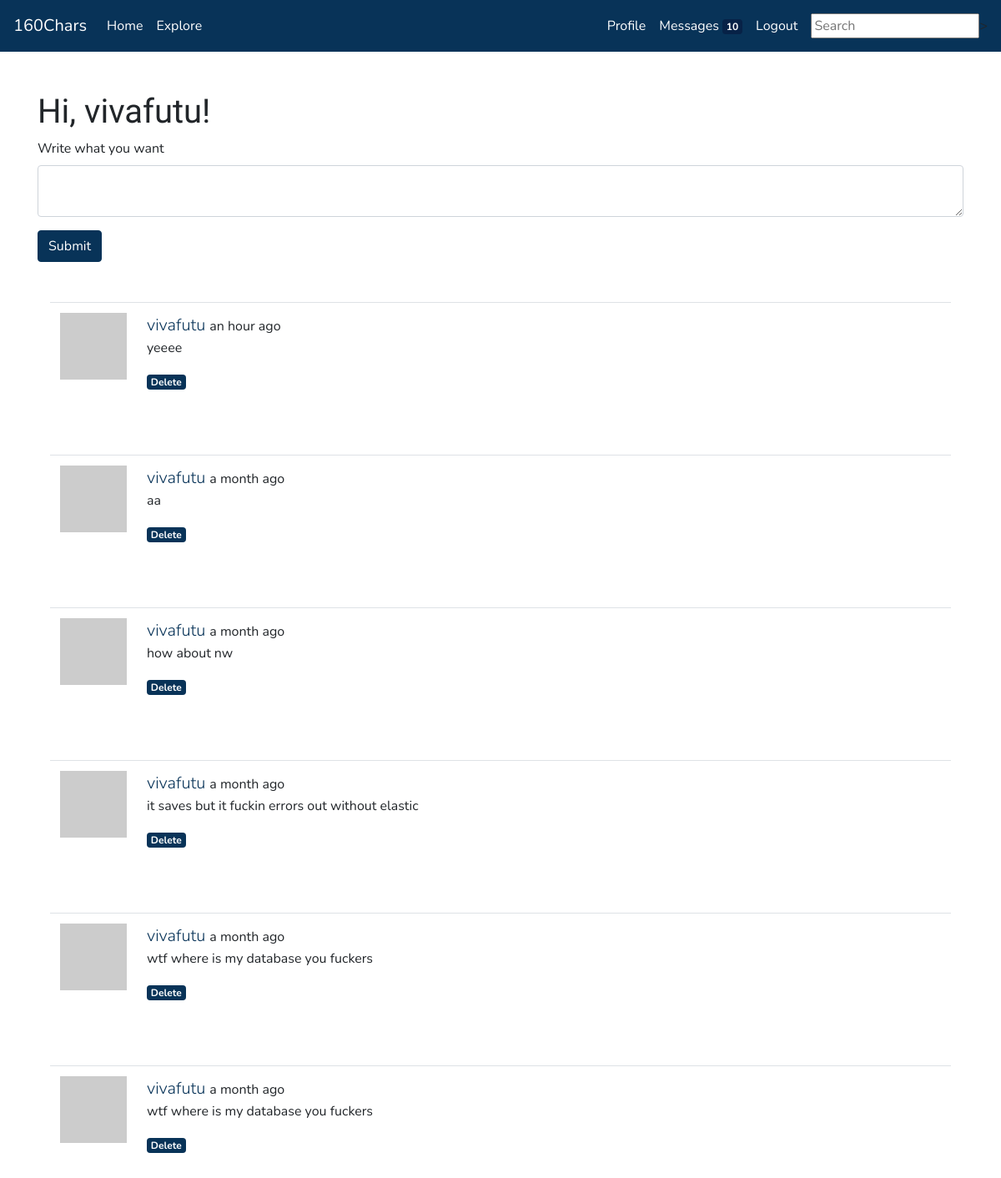
The app's page /index (signed in) with its own data.
### app/models.py (models this page shows, shortened)
class User(UserMixin, db.Model):
    id = db.Column(db.Integer, primary_key=True)
    username = db.Column(db.String(64), index=True, unique=True)
    email = db.Column(db.String(120), index=True, unique=True)
    password_hash = db.Column(db.String(128))
    posts = db.relationship('Post', backref='author', lazy='dynamic')
    about_me = db.Column(db.String(160))
    last_seen = db.Column(db.DateTime, default=datetime.utcnow)
    followed = db.relationship(
        'User', secondary=followers,
        primaryjoin=(followers.c.follower_id == id),
        secondaryjoin=(followers.c.followed_id == id),
        backref=db.backref('followers', lazy='dynamic'), lazy='dynamic')
    messages_sent = db.relationship('Message',
                                        foreign_keys='Message.sender_id',
                                        backref='author', lazy='dynamic')
    messages_received = db.relationship('Message',
                                            foreign_keys='Message.recipient_id',
                                            backref='recipient', lazy='dynamic')
    last_message_read_time = db.Column(db.DateTime)
    notifications = db.relationship('Notification', backref='user',
                                    lazy='dynamic')
    tasks = db.relationship('Task', backref='user', lazy='dynamic')
    def avatar(self, size):
        digest = md5(self.email.lower().encode('utf-8')).hexdigest()
        return 'https://www.gravatar.com/avatar/{}?d=identicon&s={}'.format(
            digest, size)
    def followed_posts(self):
        followed = Post.query.join(
            followers, (followers.c.followed_id == Post.user_id)).filter(
                followers.c.follower_id == self.id)
        own = Post.query.filter_by(user_id=self.id)
        return followed.union(own).order_by(Post.timestamp.desc())
    def new_messages(self):
        last_read_time = self.last_message_read_time or datetime(1900, 1, 1)
        return Message.query.filter_by(recipient=self).filter(
            Message.timestamp > last_read_time).count()

class SearchableMixin(object):
    @classmethod
    def search(cls, expression, page, per_page):
        ids, total = query_index(cls.__tablename__, expression, page, per_page)
        if total == 0:
            return cls.query.filter_by(id=0), 0
        when = []
        for i in range(len(ids)):
            when.append((ids[i], i))
        return cls.query.filter(cls.id.in_(ids)).order_by(
            db.case(when, value=cls.id)), total

class Post(SearchableMixin, db.Model):
    id = db.Column(db.Integer, primary_key=True)
    body = db.Column(db.String(160))
    timestamp = db.Column(db.DateTime, index=True, default=datetime.utcnow)
    user_id = db.Column(db.Integer, db.ForeignKey('user.id'))
    __searchable__ = ['body']

### app/main/routes.py (the view)
@bp.route('/', methods=['GET', 'POST'])
@bp.route('/index', methods=['GET', 'POST'])
@login_required
def index():
    form = PostForm()
    if form.validate_on_submit():
        post = Post(body=form.post.data, author=current_user)
        db.session.add(post)
        db.session.commit()
        flash('Your post is now live!')
        return redirect(url_for('main.index'))
    page = request.args.get('page', 1, type=int)
    posts = current_user.followed_posts().paginate(
        page, current_app.config['POSTS_PER_PAGE'], False)
    next_url = url_for('main.index', page=posts.next_num) \
        if posts.has_next else None
    prev_url = url_for('main.index', page=posts.prev_num) \
        if posts.has_prev else None
    return render_template('index.html', title='Home', form=form,
                            posts=posts.items, next_url=next_url,
                            prev_url=prev_url)

### app/main/forms.py
class SearchForm(FlaskForm):
    q = StringField('Search', validators=[DataRequired()])
    def __init__(self, *args, **kwargs):
        if 'formdata' not in kwargs:
            kwargs['formdata'] = request.args
        if 'csrf_enabled' not in kwargs:
            kwargs['csrf_enabled'] = False
        super(SearchForm, self).__init__(*args, **kwargs)

class PostForm(FlaskForm):
    post = TextAreaField('Write what you want', validators=[
        DataRequired(), Length(min=1, max=160)])
    submit = SubmitField('Submit')

### app/main/routes.py (called while the page is built)
@bp.before_app_request
def before_request():
    if current_user.is_authenticated:
        current_user.last_seen = datetime.utcnow()
        db.session.commit()
        g.search_form = SearchForm()

### app/models.py (called while the page is built)
@login.user_loader
def load_user(id):
    return User.query.get(int(id))

### app/templates/index.html (shortened to what this page needs)
{% extends "base.html" %}
{% from 'bootstrap/form.html' import render_form %}
{% block content %}
    <div class="container">
        <h1>Hi, {{ current_user.username }}!</h1>
        {% if form %}
            {{ render_form(form) }}
        {% endif %}
    {% for post in posts %}
        <div class="container pt-5">
            {% include '_post.html' %}
        </div>
    {% endfor %}
    </div>
{% endblock %}

### app/templates/_post.html
<table class="table table-hover">
    <tr>
        <td width="70px">
            <a href="{{ url_for('main.user', username=post.author.username) }}">
                <img src="{{ post.author.avatar(70) }}" />
            </a>
        </td>
        <td>
            <span class="user_popup">
                <a class="lead" href="{{ url_for('main.user', username=post.author.username) }}">
                    {{ post.author.username }}
                </a>
            </span>
            {{ moment(post.timestamp).fromNow() }}
            <p>{{ post.body }}</p>
            {% if post.author.username == current_user.username %}
            <a href="#"><span class="badge badge-primary">Delete</span></a>
            {% endif %}
        </td>
    </tr>
</table>

### records on screen
User: username "vivafutu"
Post: author.username "vivafutu", timestamp "an hour ago", body "yeeee"
Post: author.username "vivafutu", timestamp "a month ago", body "aa"
Post: author.username "vivafutu", timestamp "a month ago", body "how about nw"
Post: author.username "vivafutu", timestamp "a month ago", body "it saves but it fuckin errors out without elastic"
Post: author.username "vivafutu", timestamp "a month ago", body "wtf where is my database you fuckers"
Post: author.username "vivafutu", timestamp "a month ago", body "wtf where is my database you fuckers"

### other values on screen
{{ new_messages }} "10"
